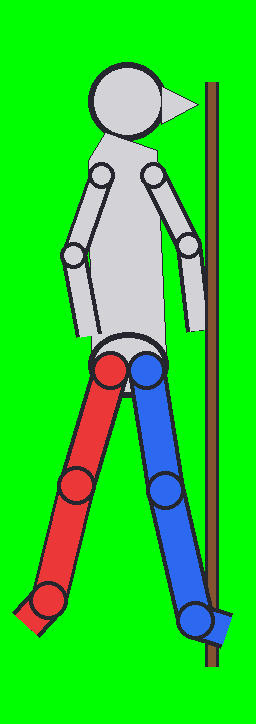
#> input picture roxy-novel-v2/references/eight-phase-front-gait-cells/00.png, 256 x 724 px, found by its file name
$ python make_gait_edit_target.py
#> lines starting #> are read from the running program, lines starting #| are printed output that depends on the picture
#!/usr/bin/env python3
"""Build a pose-only edit target; never use this image as a final pet row."""

from pathlib import Path

from PIL import Image, ImageDraw


ROOT = Path(__file__).resolve().parents[1]
SOURCE = ROOT / "qa/candidates/running-right-final/frames/running-right/00.png"
OUTPUT = ROOT / "references/gait-edit-target.png"
CELL_W, CELL_H = 192, 208
MAGENTA = (255, 0, 255, 255)
RIGHT = (35, 115, 255, 245)  # anatomical right leg
LEFT = (245, 55, 55, 245)  # anatomical left leg
OUTLINE = (35, 35, 45, 255)


POSES = [
    {"right": [(100, 143), (112, 168), (132, 196), (147, 199)], "left": [(88, 143), (78, 164), (59, 190), (47, 197)], "order": ["left", "right"]},
    {"right": [(100, 143), (104, 171), (111, 198), (125, 200)], "left": [(88, 143), (76, 166), (65, 190), (56, 198)], "order": ["left", "right"]},
    {"right": [(100, 143), (99, 172), (100, 198), (113, 200)], "left": [(88, 143), (91, 163), (89, 184), (101, 191)], "order": ["right", "left"]},
    {"right": [(100, 143), (92, 171), (84, 197), (97, 200)], "left": [(88, 143), (112, 160), (119, 183), (132, 191)], "order": ["right", "left"]},
    {"right": [(100, 143), (80, 164), (59, 190), (47, 197)], "left": [(88, 143), (110, 168), (132, 196), (147, 199)], "order": ["right", "left"]},
    {"right": [(100, 143), (76, 166), (65, 190), (56, 198)], "left": [(88, 143), (104, 171), (111, 198), (125, 200)], "order": ["right", "left"]},
    {"right": [(100, 143), (91, 163), (89, 184), (101, 191)], "left": [(88, 143), (99, 172), (100, 198), (113, 200)], "order": ["left", "right"]},
    {"right": [(100, 143), (112, 160), (119, 183), (132, 191)], "left": [(88, 143), (92, 171), (84, 197), (97, 200)], "order": ["left", "right"]},
]


def draw_limb(draw: ImageDraw.ImageDraw, points, color):
    draw.line(points, fill=OUTLINE, width=17, joint="curve")
    draw.line(points, fill=color, width=12, joint="curve")
    for x, y in points[:-1]:
        draw.ellipse((x - 7, y - 7, x + 7, y + 7), fill=OUTLINE)
        draw.ellipse((x - 5, y - 5, x + 5, y + 5), fill=color)


def main():
    source = Image.open(SOURCE).convert("RGBA")
    strip = Image.new("RGBA", (CELL_W * len(POSES), CELL_H), MAGENTA)
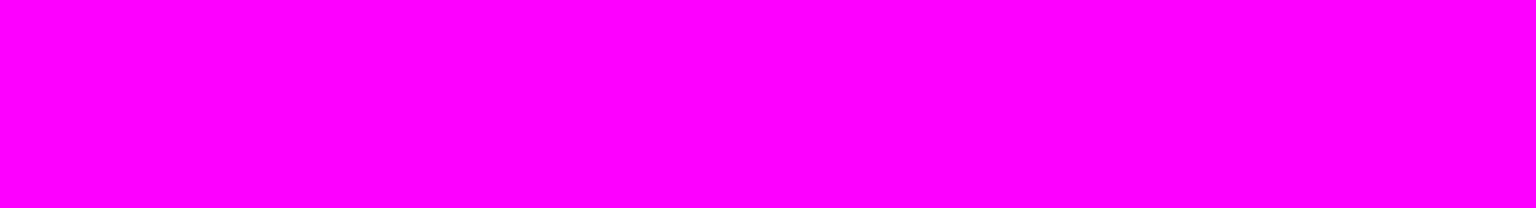
#> strip: PIL image 1536x208 RGBA; mean R, G, B, A 255, 0, 255, 255
    for index, pose in enumerate(POSES):
        cell = Image.new("RGBA", (CELL_W, CELL_H), MAGENTA)
        cell.alpha_composite(source)
        overlay = Image.new("RGBA", (CELL_W, CELL_H), (0, 0, 0, 0))
        draw = ImageDraw.Draw(overlay)
        for name in pose["order"]:
            draw_limb(draw, pose[name], RIGHT if name == "right" else LEFT)
        cell.alpha_composite(overlay)
        strip.alpha_composite(cell, (index * CELL_W, 0))
#> this loop made 8 passes
#> pass 1, in main, `cell = Image.new("RGBA", (CELL_W, CELL_H), MAGENTA)`:
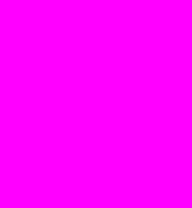
#> cell: PIL image 192x208 RGBA; mean R, G, B, A 255, 0, 255, 255
#> after the loop:
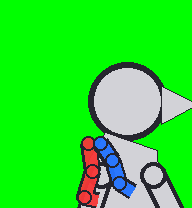
#> cell: PIL image 192x208 RGBA; mean R, G, B, A 44.7, 225, 46.2, 255
#> after the loop:
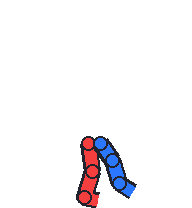
#> overlay: PIL image 192x208 RGBA; mean R, G, B, A 5.8, 3.7, 6.1, 14.6; transparent parts drawn white
#> after the loop:
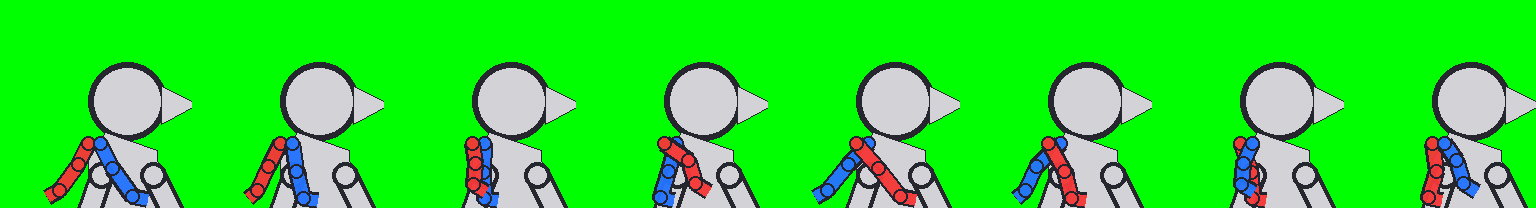
#> strip: PIL image 1536x208 RGBA; mean R, G, B, A 46.1, 224.8, 47.9, 255
    OUTPUT.parent.mkdir(parents=True, exist_ok=True)
    strip.convert("RGB").save(OUTPUT, quality=100)
    print(OUTPUT)


if __name__ == "__main__":
    main()
